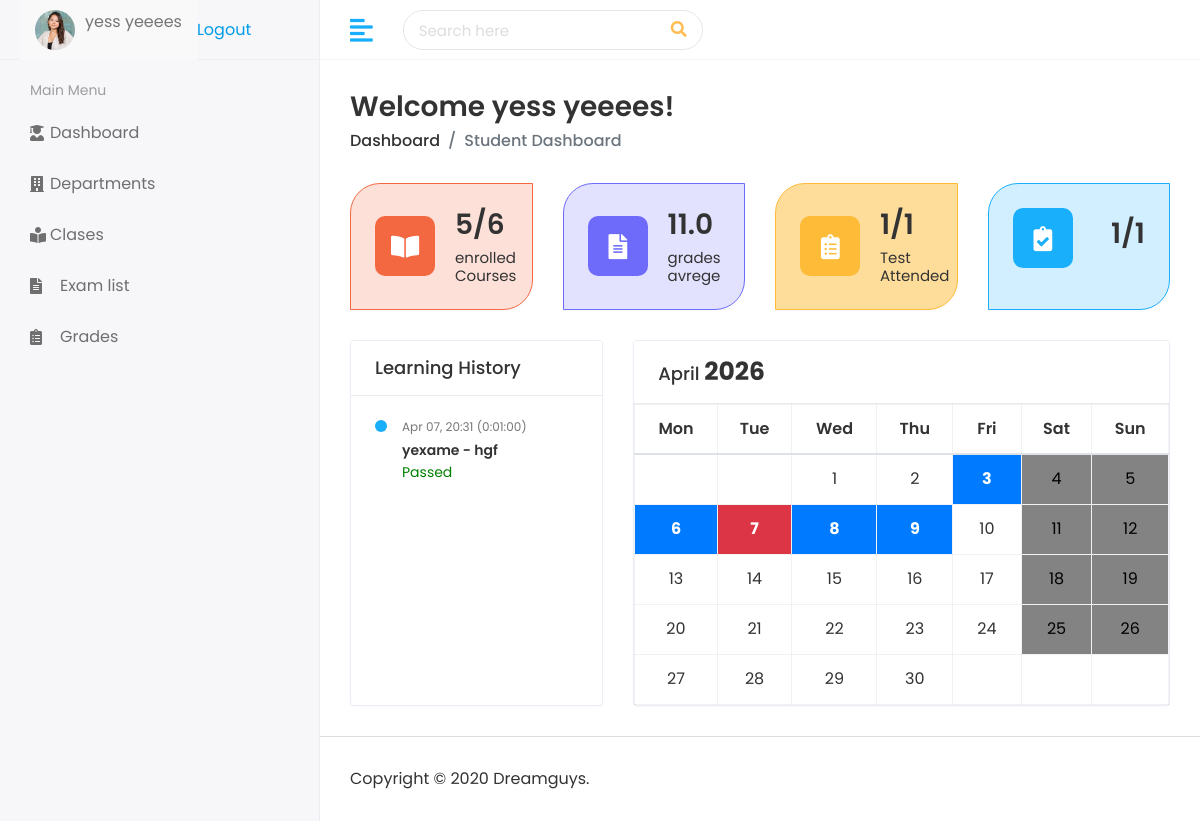
/student/dashboard/ (signed in), run on the app's committed database.
### student/models.py (models this page shows, shortened)
class Student(models.Model):
    user = models.OneToOneField(CustomUser, on_delete=models.CASCADE)
    first_name = models.CharField(max_length=100)
    last_name = models.CharField(max_length=100)
    student_id = models.CharField(max_length=20)
    gender = models.CharField(max_length=10,
        choices=[('Male', 'Male'), ('Female', 'Female')])
    date_of_birth = models.DateField()
    student_class = models.ManyToManyField(Subject)
    joining_date = models.DateField()
    mobile_number = models.CharField(max_length=15)
    admission_number = models.CharField(max_length=20)
    section = models.CharField(max_length=10)
    student_image = models.ImageField(upload_to='students/', blank=True)
    parent = models.OneToOneField(Parent, on_delete=models.CASCADE)

class ExamResult(models.Model):
    STATUS_CHOICES = [
        ('pending', 'Pending'),
        ('passed', 'Passed'),
        ('failed', 'Failed'),
    ]
    student = models.ForeignKey(
        'Student',
        on_delete=models.CASCADE,
        related_name='exam_results'
    )
    exam = models.ForeignKey(
        'Exam',
        on_delete=models.CASCADE,
        related_name='results'
    )
    status = models.CharField(
        max_length=10,
        choices=STATUS_CHOICES,
        default='pending'
    )
    grade = models.FloatField(
        null=True,
        blank=True,
        help_text="Grade in percentage or marks"
    )
    class Meta:
        unique_together = ['student', 'exam']  # Prevent duplicate result for same student & exam

class Exam(models.Model):
    subject = models.ForeignKey(
        Subject,
        on_delete=models.CASCADE)
    title = models.CharField(max_length=100 )
    exam_type = models.CharField(max_length=10,choices=[('Midterm', 'Midterm'), ('Final', 'Final'),('quiz', 'quiz')],
        default='quiz')
    exam_date = models.DateTimeField()
    duration = models.DurationField(help_text="exam duration")
    total_marks = models.PositiveIntegerField(default=20)

class Holiday(models.Model):
    name = models.CharField(max_length=100)
    date_start = models.DateField()
    date_end = models.DateField()
    description = models.TextField(blank=True)

### subject/models.py (models this page shows, shortened)
class Subject(models.Model):
    name        = models.CharField(max_length=100)
    description = models.TextField(blank=True)
    code        = models.CharField(max_length=20, unique=True)
    description = models.TextField(blank=True)
    department  = models.ForeignKey(
                    Department,
                    on_delete=models.CASCADE,
                    related_name='subjects')
    Teacher  = models.ForeignKey(
                    Teacher,
                    on_delete=models.CASCADE,
                    related_name='subjects',
                    null=True
                    )
    created_at  = models.DateTimeField(auto_now_add=True)

### student/views.py (the view)
# urls.py: path('dashboard/', views.student_dashboard, name='student_dashboard'),
def student_dashboard(request):
    student = Student.objects.get(user=request.user)
    enrolled_courses = student.student_class.count()
    total_courses = 6
    results = ExamResult.objects.filter(student=student)
    total_tests = results.count()
    tests_attended = results.exclude(status='pending').count()
    tests_passed = results.filter(status='passed').count()
    grades = results.exclude(grade=None)
    if grades.exists():
        average_grade = round(sum([r.grade for r in grades]) / grades.count(), 2)
    else:
        average_grade = 0
    learning_history = results.select_related('exam').order_by('-exam__exam_date')[:5]
    today = datetime.today()
    year = today.year
    month = today.month
    exams = Exam.objects.filter(exam_date__year=year, exam_date__month=month)
    exam_days = {e.exam_date.day: e for e in exams}
    holidays = Holiday.objects.filter(
        date_start__lte=datetime(year, month, calendar.monthrange(year, month)[1]),
        date_end__gte=datetime(year, month, 1)
    )
    cal = calendar.Calendar()
    days = []
    for day in cal.itermonthdays(year, month):
        if day == 0:
            days.append({'day': 0})
            continue
        date_obj = datetime(year, month, day)
        is_weekend = date_obj.weekday() >= 5
        holiday = next((h for h in holidays if h.date_start <= date_obj.date() <= h.date_end), None)
        exam = exam_days.get(day)
        days.append({
            'day': day,
            'is_weekend': is_weekend,
            'holiday': holiday,
            'exam': exam
        })
    weeks = [days[i:i+7] for i in range(0, len(days), 7)]
    context = {
        'student': student,
        'enrolled_courses': enrolled_courses,
        'total_courses': total_courses,
        'total_tests': total_tests,
        'tests_attended': tests_attended,
        'tests_passed': tests_passed,
        'average_grade': average_grade,
        'learning_history': learning_history,
        'weeks': weeks,
        'month_name': calendar.month_name[month],
        'year': year
    }
    return render(request, 'students/student-dashboard.html', context)

### templates/students/student-dashboard.html (shortened to what this page needs)
{% load static %}
<!DOCTYPE html>
<html lang="en">
   <head>
      <link rel="stylesheet" href="{%static 'assets/plugins/bootstrap/css/bootstrap.min.css' %}">
      <link rel="stylesheet" href="{%static 'assets/plugins/fontawesome/css/fontawesome.min.css' %}">
      <link rel="stylesheet" href="{%static 'assets/plugins/fontawesome/css/all.min.css' %}">
      <link rel="stylesheet" href="{%static 'assets/css/style.css' %}">
    </head>
   <body>
      <div class="main-wrapper">
         <div class="header">
            <div class="header-left">
                <div class="user-header">
                   <div class="avatar avatar-sm">
                      <img src="{% static 'assets/img/profiles/avatar-01.jpg' %}" alt="User Image" class="avatar-img rounded-circle">
                   </div>
                   <div class="user-text">
                      <p class="text-muted mb-0">{{ student.first_name }} {{ student.last_name }}</p>
                   </div>
                </div>
                <div class="submenu">
                   <a href="{% url 'logout' %}">Logout</a>
                </div>
             </div>
            <a href="javascript:void(0);" id="toggle_btn">
            <i class="fas fa-align-left"></i>
            </a>
            <div class="top-nav-search">
               <form>
                  <input type="text" class="form-control" placeholder="Search here">
                  <button class="btn" type="submit"><i class="fas fa-search"></i></button>
               </form>
            </div>
            <ul class="nav user-menu">
               <li class="nav-item dropdown noti-dropdown">
                  <a href="#" class="dropdown-toggle nav-link" data-toggle="dropdown">
                  </a>
               </li>
            </ul>
         </div>
         <div class="sidebar" id="sidebar">
            <div class="sidebar-inner slimscroll">
               <div id="sidebar-menu" class="sidebar-menu">
                  <ul>
                     <li class="menu-title">
                        <span>Main Menu</span>
                     </li>
                     <li class="submenu">
                        <a href="{% url 'student_dashboard'%}">
                           <i class="fas fa-user-graduate"></i> Dashboard
                        </a>
                     </li>
                     <li class="submenu">
                        <a href="{% url 'student_dashboard'%}">
                           <i class="fas fa-building"></i> Departments
                        </a>
                     </li>
                     <li class="submenu">
                        <a href="{% url 'student_dashboard'%}">
                           <i class="fas fa-book-reader"></i> Clases
                        </a>
                     </li>
                     <li>
                        <a href="{% url 'student_dashboard'%}"><i class="fas fa-file-alt"></i> <span>Exam list</span></a>
                     </li>
                     <li>
                        <a href="{% url 'student_dashboard'%}"><i class="fas fa-clipboard-list"></i> <span>Grades</span></a>
                     </li>
                  </ul>
               </div>
            </div>
         </div>
<div class="page-wrapper">
<div class="content container-fluid">
<div class="page-header">
<div class="row">
<div class="col-sm-12">
<h3 class="page-title">Welcome {{ student.first_name }} {{ student.last_name }}!</h3>
<ul class="breadcrumb">
<li class="breadcrumb-item"><a href="index.html">Dashboard</a></li>
<li class="breadcrumb-item active">Student Dashboard</li>
</ul>
</div>
</div>
</div>
<div class="row">
<div class="col-xl-3 col-sm-6 col-12 d-flex">
<div class="card bg-nine w-100">
<div class="card-body">
<div class="db-widgets d-flex justify-content-between align-items-center">
<div class="db-icon">
<i class="fas fa-book-open"></i>
</div>
<div class="db-info">
    <h3>{{ enrolled_courses }}/{{ total_courses }}</h3>
<h6>enrolled Courses</h6>
</div>
</div>
</div>
</div>
</div>
<div class="col-xl-3 col-sm-6 col-12 d-flex">
<div class="card bg-six w-100">
<div class="card-body">
<div class="db-widgets d-flex justify-content-between align-items-center">
<div class="db-icon">
<i class="fas fa-file-alt"></i>
</div>
<div class="db-info">
    <h3>{{ average_grade }}</h3>
<h6>grades avrege</h6>
</div>
</div>
</div>
</div>
</div>
<div class="col-xl-3 col-sm-6 col-12 d-flex">
<div class="card bg-ten w-100">
<div class="card-body">
<div class="db-widgets d-flex justify-content-between align-items-center">
<div class="db-icon">
<i class="fas fa-clipboard-list"></i>
</div>
<div class="db-info">
    <h3>{{ tests_attended }}/{{ total_tests }}</h3>
<h6>Test Attended</h6>
</div>
</div>
</div>
</div>
</div>
<div class="col-xl-3 col-sm-6 col-12 d-flex">
<div class="card bg-eleven w-100">
<div class="card-body">
<div class="db-widgets d-flex justify-content-between align-items-center">
<div class="db-icon">
<i class="fas fa-clipboard-check"></i>
</div>
<div class="db-info">
<h3>{{ tests_passed }}/{{ total_tests }}</h3>
</div>
</div>
</div>
</div>
</div>
</div>
<div class="row">
    <div class="col-xl-4 d-flex">
        <div class="card flex-fill">
            <div class="card-header">
                <h5 class="card-title">Learning History</h5>
            </div>
            <div class="card-body">
                <div class="teaching-card">
                    <ul class="activity-feed">
                        {% for result in learning_history %}
                        <li class="feed-item">
                            <div class="feed-date1">
                                {{ result.exam.exam_date|date:"M d, H:i" }}
                                ({{ result.exam.duration }})
                            </div>
                            <span class="feed-text1">
                                <a>{{ result.exam.title }} - {{ result.exam.subject.name }}</a>
                            </span>
                            <p>
                                {% if result.status == 'passed' %}
                                    <span style="color: green;">Passed</span>
                                {% elif result.status == 'failed' %}
                                    <span style="color: red;">Failed</span>
                                {% else %}
                                    <span style="color: orange;">Pending</span>
                                {% endif %}
                            </p>
                        </li>
                        {% empty %}
                        <li>No activity yet</li>
                        {% endfor %}
                    </ul>
                </div>
            </div>
        </div>
    </div>
    <div class="col-xl-8 d-flex">
        <div class="card flex-fill">
            <div class="card-header">
                <h5 class="card-title">{{month_name}}  <span style="font-size: 25px;"><strong>   {{year}}</strong></span></h5>
            </div>
            <div class="calendar-container">
                <table class="calendar-table table table-bordered text-center">
                    <thead>
                        <tr>
                            <th>Mon</th><th>Tue</th><th>Wed</th><th>Thu</th>
                            <th>Fri</th><th>Sat</th><th>Sun</th>
                        </tr>
                    </thead>
                    <tbody>
                        {% for week in weeks %}
                        <tr>
                            {% for day in week %}
                                {% if day.day == 0 %}
                                    <td></td>
                                {% elif day.exam %}
                                <td class="exam-day" >
                                    {{ day.day }}
                                </td>
                                {% elif day.is_weekend %}
                                    <td class="weekend-day">{{ day.day }}</td>
                                {% elif day.holiday %}
                                    <td class="holiday-day" >
                                       {{ day.day }}</td>
                                {% else %}
                                    <td>{{ day.day }}</td>
                                {% endif %}
                            {% endfor %}
                        </tr>
                        {% endfor %}
                    </tbody>
                </table>
            </div>
        </div>
    </div>
</div>
</div>
<footer>
<p>Copyright © 2020 Dreamguys.</p>
</footer>
</div>
</div>
</body>
</html>

### templates/students/student-dashboard.html (style rules this page uses)
.header-left { min-width: 250px; }
.exam-day { background-color: #dc3545; color: white; font-weight: bold; }
.holiday-day { background-color: #007bff; color: white; font-weight: bold; }
.weekend-day { background-color: #838383; color: black; }
.calendar-table td { height: 50px; width: 50px; vertical-align: middle; }
.calendar-table td { position: relative; }

### data on the page
Student: first_name "yess", last_name "yeeees"
ExamResult: exam.exam_date "Apr 07, 20:31", exam.duration "0:01:00", exam "yexame", exam.subject.name "hgf", status "Passed"
Holiday: day "3", day "4", day "5", day "6", day "7", day "8", day "9"

### other printed values
{{ enrolled_courses }} "5"
{{ total_courses }} "6"
{{ average_grade }} "11.0"
{{ tests_attended }} "1"
{{ total_tests }} "1"
{{ tests_passed }} "1"
{{ day.day }} "1" "2" "10" "13" "14" "15" "16" "17" "20" "21" "22" "23" "24" "27" "28" "29" "30"
{{ day.day }} "11" "12" "18" "19" "25" "26"
